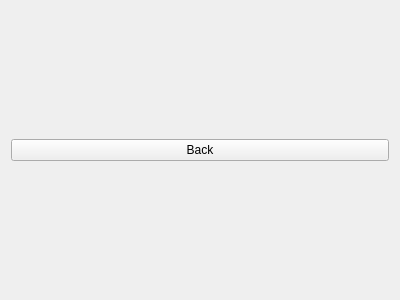
<?xml version="1.0" encoding="UTF-8"?>
<ui version="4.0">
 <class>ForgotPassword</class>
 <widget class="QWidget" name="ForgotPassword">
  <property name="geometry">
   <rect>
    <x>0</x>
    <y>0</y>
    <width>400</width>
    <height>300</height>
   </rect>
  </property>
  <property name="windowTitle">
   <string>Form</string>
  </property>
  <layout class="QHBoxLayout" name="horizontalLayout">
   <item>
    <widget class="QPushButton" name="pushButton">
     <property name="text">
      <string>Back</string>
     </property>
    </widget>
   </item>
  </layout>
 </widget>
 <resources/>
 <connections/>
</ui>
